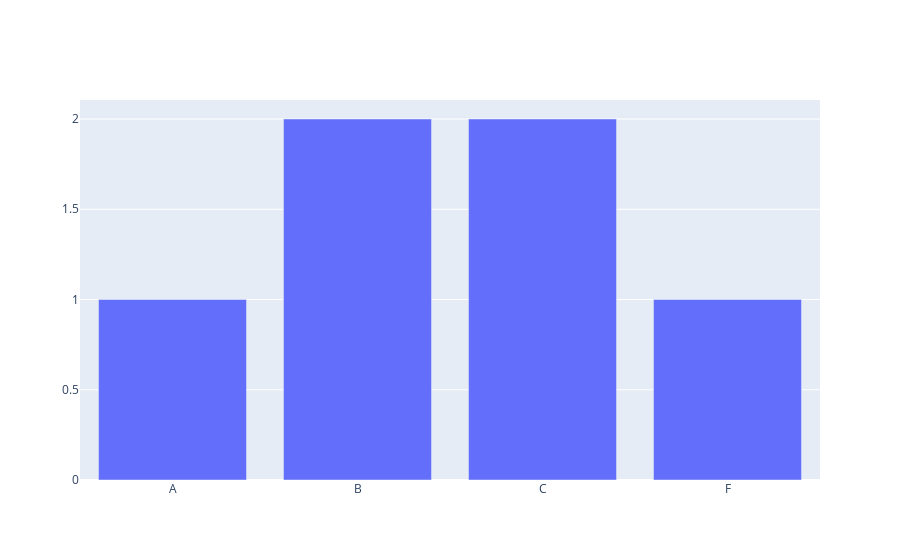

Notebook code for this chart:
### Code cell
fig = go.Figure()

fig.add_trace(
    go.Bar(
        x = df1.index, y = df1['Year'], name = 'Grade'))

fig.show()

### Figure 1 — Plotly figure (JSON) as saved in the notebook; plotly's stock layout.template omitted (floating-point values rounded to 4 significant figures)
{"data": [{"name": "Grade", "type": "bar", "x": ["A", "B", "C", "F"], "y": [1, 2, 2, 1]}], "layout": {}}
